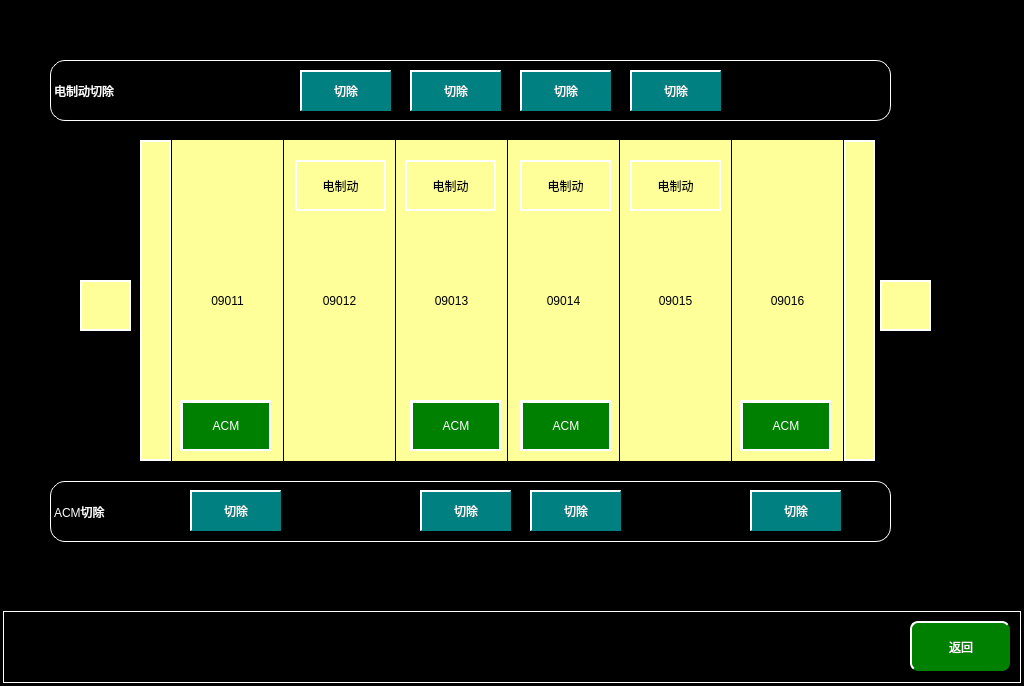
<?xml version="1.0" encoding="UTF-8"?>
<ui version="4.0">
 <class>VehicleCutoffPage</class>
 <widget class="QWidget" name="VehicleCutoffPage">
  <property name="geometry">
   <rect>
    <x>0</x>
    <y>0</y>
    <width>1024</width>
    <height>686</height>
   </rect>
  </property>
  <property name="windowTitle">
   <string>Form</string>
  </property>
  <property name="styleSheet">
   <string notr="true">QWidget
{
	background-color:black;
}
QLabel
{
font:24px  &quot;微软雅黑&quot;;
color:black;
border:2px solid white;
background-color:rgb(255,255,153);
}
QPushButton
{
font: 20px, &quot;微软雅黑&quot;;color: white;background-color: rgb(0, 128, 128);border-top: 2px solid white;border-left: 2px solid white;
}</string>
  </property>
  <widget class="QLabel" name="label">
   <property name="geometry">
    <rect>
     <x>3</x>
     <y>611</y>
     <width>1018</width>
     <height>72</height>
    </rect>
   </property>
   <property name="styleSheet">
    <string notr="true">
background-color: rgb(0, 0, 0);

	border:1px solid white;
</string>
   </property>
   <property name="text">
    <string/>
   </property>
  </widget>
  <widget class="QPushButton" name="returnBtn">
   <property name="geometry">
    <rect>
     <x>910</x>
     <y>621</y>
     <width>100</width>
     <height>50</height>
    </rect>
   </property>
   <property name="focusPolicy">
    <enum>Qt::NoFocus</enum>
   </property>
   <property name="styleSheet">
    <string notr="true">QPushButton
{
	font: 20px, &quot;微软雅黑&quot;;
    color: white;
	background-color: rgb(0, 128, 0);
    border-top: 2px solid white;
	border-left: 2px solid white;
	border-radius:8px ;
}</string>
   </property>
   <property name="text">
    <string>返回</string>
   </property>
  </widget>
  <widget class="QLabel" name="label_2">
   <property name="geometry">
    <rect>
     <x>50</x>
     <y>60</y>
     <width>841</width>
     <height>61</height>
    </rect>
   </property>
   <property name="styleSheet">
    <string notr="true">background-color: rgb(0, 0, 0);
border:1px solid white;
border-radius:15px;
color:white;</string>
   </property>
   <property name="text">
    <string>电制动切除</string>
   </property>
  </widget>
  <widget class="QLabel" name="label_3">
   <property name="geometry">
    <rect>
     <x>50</x>
     <y>481</y>
     <width>841</width>
     <height>61</height>
    </rect>
   </property>
   <property name="styleSheet">
    <string notr="true">background-color: rgb(0, 0, 0);
border:1px solid white;
border-radius:15px;
color:white;</string>
   </property>
   <property name="text">
    <string>ACM切除</string>
   </property>
  </widget>
  <widget class="QPushButton" name="ACMCUTTC1Btn">
   <property name="geometry">
    <rect>
     <x>190</x>
     <y>490</y>
     <width>91</width>
     <height>41</height>
    </rect>
   </property>
   <property name="focusPolicy">
    <enum>Qt::NoFocus</enum>
   </property>
   <property name="text">
    <string>切除</string>
   </property>
  </widget>
  <widget class="QPushButton" name="ACMCUTM1Btn">
   <property name="geometry">
    <rect>
     <x>420</x>
     <y>490</y>
     <width>91</width>
     <height>41</height>
    </rect>
   </property>
   <property name="focusPolicy">
    <enum>Qt::NoFocus</enum>
   </property>
   <property name="text">
    <string>切除</string>
   </property>
  </widget>
  <widget class="QPushButton" name="ACMCUTM2Btn">
   <property name="geometry">
    <rect>
     <x>530</x>
     <y>490</y>
     <width>91</width>
     <height>41</height>
    </rect>
   </property>
   <property name="focusPolicy">
    <enum>Qt::NoFocus</enum>
   </property>
   <property name="text">
    <string>切除</string>
   </property>
  </widget>
  <widget class="QPushButton" name="ACMCUTTC2Btn">
   <property name="geometry">
    <rect>
     <x>750</x>
     <y>490</y>
     <width>91</width>
     <height>41</height>
    </rect>
   </property>
   <property name="focusPolicy">
    <enum>Qt::NoFocus</enum>
   </property>
   <property name="text">
    <string>切除</string>
   </property>
  </widget>
  <widget class="QPushButton" name="EBMP1Btn">
   <property name="geometry">
    <rect>
     <x>300</x>
     <y>70</y>
     <width>91</width>
     <height>41</height>
    </rect>
   </property>
   <property name="focusPolicy">
    <enum>Qt::NoFocus</enum>
   </property>
   <property name="styleSheet">
    <string notr="true"/>
   </property>
   <property name="text">
    <string>切除</string>
   </property>
  </widget>
  <widget class="QPushButton" name="EBM1Btn">
   <property name="geometry">
    <rect>
     <x>410</x>
     <y>70</y>
     <width>91</width>
     <height>41</height>
    </rect>
   </property>
   <property name="focusPolicy">
    <enum>Qt::NoFocus</enum>
   </property>
   <property name="text">
    <string>切除</string>
   </property>
  </widget>
  <widget class="QPushButton" name="EBM2Btn">
   <property name="geometry">
    <rect>
     <x>520</x>
     <y>70</y>
     <width>91</width>
     <height>41</height>
    </rect>
   </property>
   <property name="focusPolicy">
    <enum>Qt::NoFocus</enum>
   </property>
   <property name="text">
    <string>切除</string>
   </property>
  </widget>
  <widget class="QPushButton" name="EBMP2Btn">
   <property name="geometry">
    <rect>
     <x>630</x>
     <y>70</y>
     <width>91</width>
     <height>41</height>
    </rect>
   </property>
   <property name="focusPolicy">
    <enum>Qt::NoFocus</enum>
   </property>
   <property name="text">
    <string>切除</string>
   </property>
  </widget>
  <widget class="QLabel" name="EBStateMP1lbl">
   <property name="geometry">
    <rect>
     <x>295</x>
     <y>160</y>
     <width>91</width>
     <height>51</height>
    </rect>
   </property>
   <property name="styleSheet">
    <string notr="true"/>
   </property>
   <property name="text">
    <string>电制动</string>
   </property>
   <property name="alignment">
    <set>Qt::AlignCenter</set>
   </property>
  </widget>
  <widget class="QLabel" name="EBStateM1lbl">
   <property name="geometry">
    <rect>
     <x>405</x>
     <y>160</y>
     <width>91</width>
     <height>51</height>
    </rect>
   </property>
   <property name="styleSheet">
    <string notr="true"/>
   </property>
   <property name="text">
    <string>电制动</string>
   </property>
   <property name="alignment">
    <set>Qt::AlignCenter</set>
   </property>
  </widget>
  <widget class="QLabel" name="EBStateM2lbl">
   <property name="geometry">
    <rect>
     <x>520</x>
     <y>160</y>
     <width>91</width>
     <height>51</height>
    </rect>
   </property>
   <property name="styleSheet">
    <string notr="true"/>
   </property>
   <property name="text">
    <string>电制动</string>
   </property>
   <property name="alignment">
    <set>Qt::AlignCenter</set>
   </property>
  </widget>
  <widget class="QLabel" name="EBStateMP2lbl">
   <property name="geometry">
    <rect>
     <x>630</x>
     <y>160</y>
     <width>91</width>
     <height>51</height>
    </rect>
   </property>
   <property name="styleSheet">
    <string notr="true"/>
   </property>
   <property name="text">
    <string>电制动</string>
   </property>
   <property name="alignment">
    <set>Qt::AlignCenter</set>
   </property>
  </widget>
  <widget class="QLabel" name="CabTC1lbl">
   <property name="geometry">
    <rect>
     <x>140</x>
     <y>140</y>
     <width>31</width>
     <height>321</height>
    </rect>
   </property>
   <property name="styleSheet">
    <string notr="true">border-image: url(:/images/images/TC1traingraphKeynoact.bmp);</string>
   </property>
   <property name="text">
    <string/>
   </property>
  </widget>
  <widget class="QLabel" name="TrainNumTC2lbl">
   <property name="geometry">
    <rect>
     <x>732</x>
     <y>140</y>
     <width>111</width>
     <height>321</height>
    </rect>
   </property>
   <property name="styleSheet">
    <string notr="true">border-color: rgb(255,255,153);

</string>
   </property>
   <property name="text">
    <string>09016</string>
   </property>
   <property name="alignment">
    <set>Qt::AlignCenter</set>
   </property>
  </widget>
  <widget class="QLabel" name="TrainNumTC1lbl">
   <property name="geometry">
    <rect>
     <x>172</x>
     <y>140</y>
     <width>111</width>
     <height>321</height>
    </rect>
   </property>
   <property name="styleSheet">
    <string notr="true">border-color: rgb(255,255,153);


</string>
   </property>
   <property name="text">
    <string>09011</string>
   </property>
   <property name="alignment">
    <set>Qt::AlignCenter</set>
   </property>
  </widget>
  <widget class="QLabel" name="CabTC2lbl">
   <property name="geometry">
    <rect>
     <x>844</x>
     <y>140</y>
     <width>31</width>
     <height>321</height>
    </rect>
   </property>
   <property name="styleSheet">
    <string notr="true">border-image: url(:/images/images/TC2traingraphKeyact.bmp);
</string>
   </property>
   <property name="text">
    <string/>
   </property>
  </widget>
  <widget class="QLabel" name="ACMStateM1lbl">
   <property name="geometry">
    <rect>
     <x>410</x>
     <y>400</y>
     <width>91</width>
     <height>51</height>
    </rect>
   </property>
   <property name="styleSheet">
    <string notr="true">color:white;
background-color:green;
border-left:3px solid white;
border-top:3px solid white;


</string>
   </property>
   <property name="text">
    <string>ACM</string>
   </property>
   <property name="alignment">
    <set>Qt::AlignCenter</set>
   </property>
  </widget>
  <widget class="QLabel" name="ACMStateTC2lbl">
   <property name="geometry">
    <rect>
     <x>740</x>
     <y>400</y>
     <width>91</width>
     <height>51</height>
    </rect>
   </property>
   <property name="styleSheet">
    <string notr="true">color:white;
background-color:green;
border-left:3px solid white;
border-top:3px solid white;


</string>
   </property>
   <property name="text">
    <string>ACM</string>
   </property>
   <property name="alignment">
    <set>Qt::AlignCenter</set>
   </property>
  </widget>
  <widget class="QLabel" name="DirectTC1lbl">
   <property name="geometry">
    <rect>
     <x>80</x>
     <y>280</y>
     <width>51</width>
     <height>51</height>
    </rect>
   </property>
   <property name="styleSheet">
    <string notr="true">border-image: url(:/images/images/TC1traingraphDirection.bmp);</string>
   </property>
   <property name="text">
    <string/>
   </property>
  </widget>
  <widget class="QLabel" name="TrainNumM2lbl">
   <property name="geometry">
    <rect>
     <x>508</x>
     <y>140</y>
     <width>111</width>
     <height>321</height>
    </rect>
   </property>
   <property name="styleSheet">
    <string notr="true">border-color: rgb(255,255,153);
</string>
   </property>
   <property name="text">
    <string>09014</string>
   </property>
   <property name="alignment">
    <set>Qt::AlignCenter</set>
   </property>
  </widget>
  <widget class="QLabel" name="TrainNumM1lbl">
   <property name="geometry">
    <rect>
     <x>396</x>
     <y>140</y>
     <width>111</width>
     <height>321</height>
    </rect>
   </property>
   <property name="styleSheet">
    <string notr="true">border-color: rgb(255,255,153);
</string>
   </property>
   <property name="text">
    <string>09013</string>
   </property>
   <property name="alignment">
    <set>Qt::AlignCenter</set>
   </property>
  </widget>
  <widget class="QLabel" name="TrainNumMP1lbl">
   <property name="geometry">
    <rect>
     <x>284</x>
     <y>140</y>
     <width>111</width>
     <height>321</height>
    </rect>
   </property>
   <property name="styleSheet">
    <string notr="true">border-color: rgb(255,255,153);

</string>
   </property>
   <property name="text">
    <string>09012</string>
   </property>
   <property name="alignment">
    <set>Qt::AlignCenter</set>
   </property>
  </widget>
  <widget class="QLabel" name="ACMStateTC1lbl">
   <property name="geometry">
    <rect>
     <x>180</x>
     <y>400</y>
     <width>91</width>
     <height>51</height>
    </rect>
   </property>
   <property name="styleSheet">
    <string notr="true">color:white;
background-color:green;
border-left:3px solid white;
border-top:3px solid white;


</string>
   </property>
   <property name="text">
    <string>ACM</string>
   </property>
   <property name="alignment">
    <set>Qt::AlignCenter</set>
   </property>
  </widget>
  <widget class="QLabel" name="ACMStateM2lbl">
   <property name="geometry">
    <rect>
     <x>520</x>
     <y>400</y>
     <width>91</width>
     <height>51</height>
    </rect>
   </property>
   <property name="styleSheet">
    <string notr="true">color:white;
background-color:green;
border-left:3px solid white;
border-top:3px solid white;


</string>
   </property>
   <property name="text">
    <string>ACM</string>
   </property>
   <property name="alignment">
    <set>Qt::AlignCenter</set>
   </property>
  </widget>
  <widget class="QLabel" name="DirectTC2lbl">
   <property name="geometry">
    <rect>
     <x>880</x>
     <y>280</y>
     <width>51</width>
     <height>51</height>
    </rect>
   </property>
   <property name="styleSheet">
    <string notr="true">
border-image: url(:/images/images/TC2traingraphDirection.bmp);</string>
   </property>
   <property name="text">
    <string/>
   </property>
  </widget>
  <widget class="QLabel" name="TrainNumMP2lbl">
   <property name="geometry">
    <rect>
     <x>620</x>
     <y>140</y>
     <width>111</width>
     <height>321</height>
    </rect>
   </property>
   <property name="styleSheet">
    <string notr="true">border-color: rgb(255,255,153);
</string>
   </property>
   <property name="text">
    <string>09015</string>
   </property>
   <property name="alignment">
    <set>Qt::AlignCenter</set>
   </property>
  </widget>
  <zorder>CabTC2lbl</zorder>
  <zorder>DirectTC2lbl</zorder>
  <zorder>TrainNumMP2lbl</zorder>
  <zorder>TrainNumM1lbl</zorder>
  <zorder>TrainNumTC1lbl</zorder>
  <zorder>TrainNumMP1lbl</zorder>
  <zorder>TrainNumTC2lbl</zorder>
  <zorder>DirectTC1lbl</zorder>
  <zorder>TrainNumM2lbl</zorder>
  <zorder>CabTC1lbl</zorder>
  <zorder>label</zorder>
  <zorder>returnBtn</zorder>
  <zorder>label_2</zorder>
  <zorder>label_3</zorder>
  <zorder>ACMCUTTC1Btn</zorder>
  <zorder>ACMCUTM1Btn</zorder>
  <zorder>ACMCUTM2Btn</zorder>
  <zorder>ACMCUTTC2Btn</zorder>
  <zorder>EBMP1Btn</zorder>
  <zorder>EBM1Btn</zorder>
  <zorder>EBM2Btn</zorder>
  <zorder>EBMP2Btn</zorder>
  <zorder>EBStateMP1lbl</zorder>
  <zorder>EBStateM1lbl</zorder>
  <zorder>EBStateM2lbl</zorder>
  <zorder>EBStateMP2lbl</zorder>
  <zorder>ACMStateM1lbl</zorder>
  <zorder>ACMStateTC2lbl</zorder>
  <zorder>ACMStateTC1lbl</zorder>
  <zorder>ACMStateM2lbl</zorder>
 </widget>
 <resources/>
 <connections/>
</ui>
